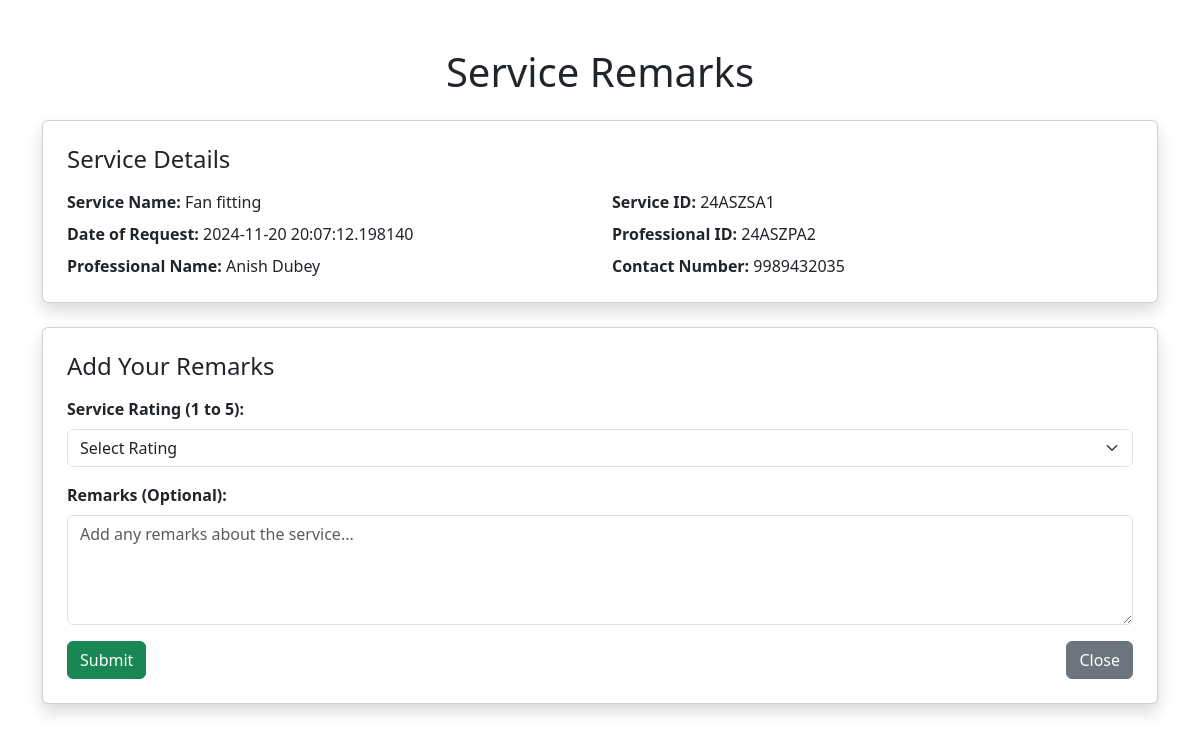
Screenshot of /Customer/rating/24ASZBA1 with the database file from the repository.
### models.py (models this page shows, shortened)
class Service(db.Model):
    __tablename__ = 'Service'
    service_id = db.Column(db.String(50), primary_key=True)
    service_name = db.Column(db.String(100), nullable=False, unique=True)
    service_description = db.Column(db.String(200), nullable=False)
    base_price = db.Column(db.Integer(), nullable=False)
    category_id = db.Column(db.String(50), db.ForeignKey('Category.category_id'), nullable=False)
    requests = db.relationship('ServiceBooked', backref='service', lazy=True)

class Professional(db.Model):
    __tablename__ = 'Professional'
    professional_id = db.Column(db.String(50),db.ForeignKey('Credential.user_id'), primary_key=True, )
    username=db.Column(db.String(50), nullable=False)
    full_name = db.Column(db.String(50), nullable=False)
    experience = db.Column(db.String(50), nullable=False)
    contact_number = db.Column(db.String(15), nullable=True)
    service_name = db.Column(db.String(100), nullable=False)
    service_id=db.Column(db.String(50),nullable=False)
    document = db.Column(db.Text, nullable=False)
    address = db.Column(db.String(200), nullable=False)
    pin = db.Column(db.Integer(), nullable=False)
    status = db.Column(db.String(10), default='active')
    registration_date = db.Column(db.DateTime, default=datetime.utcnow)
    services_booked = db.relationship('ServiceBooked', backref='professional', lazy=True)

### routes.py (the view, shortened to what this page needs)
@app.route("/Customer/rating/<booking_id>", methods=['POST', 'GET'])
def professional_rating(booking_id):
    service_request = db.session.query(
        ServiceBooked.booking_id,
        Service.service_name,
        Service.service_id,
        Professional.professional_id,
        ServiceBooked.request_date,
        Professional.full_name.label("professional_name"),
        Professional.contact_number
    ).join(Service, ServiceBooked.service_id == Service.service_id) \
     .outerjoin(Professional, ServiceBooked.professional_id == Professional.professional_id) \
     .filter(ServiceBooked.booking_id == booking_id).first()
    if not service_request:
        flash("Service request not found.", "danger")
        return redirect(url_for('customer_home'))
    return render_template("Customer/rating.html", service_request=service_request)

### templates/Customer/rating.html (shortened to what this page needs)
<!DOCTYPE html>
<html lang="en">
<head>
  <link rel="stylesheet" href="https://cdn.jsdelivr.net/npm/bootstrap@5.3.0/dist/css/bootstrap.min.css">
</head>
<body>
  <div class="container mt-5">
    <h1 class="text-center mb-4">Service Remarks</h1>
    <div class="card shadow p-4 mb-4">
      <h4 class="card-title mb-3">Service Details</h4>
      <div class="row mb-2">
        <div class="col-md-6">
          <strong>Service Name:</strong> <span>{{ service_request.service_name }}</span>
        </div>
        <div class="col-md-6">
          <strong>Service ID:</strong> <span>{{ service_request.service_id }}</span>
        </div>
      </div>
      <div class="row mb-2">
        <div class="col-md-6">
          <strong>Date of Request:</strong> <span>{{ service_request.request_date }}</span>
        </div>
        <div class="col-md-6">
          <strong>Professional ID:</strong> <span>{{ service_request.professional_id }}</span>
        </div>
      </div>
      <div class="row">
        <div class="col-md-6">
          <strong>Professional Name:</strong> <span>{{ service_request.professional_name }}</span>
        </div>
        <div class="col-md-6">
          <strong>Contact Number:</strong> <span>{{ service_request.contact_number }}</span>
        </div>
      </div>
    </div>
    <form method="POST" action="{{ url_for('professional_rating', booking_id=service_request.booking_id) }}">
        <div class="card shadow p-4">
        <h4 class="card-title mb-3">Add Your Remarks</h4>
        <div class="mb-3">
          <label for="serviceRating" class="form-label"><strong>Service Rating (1 to 5):</strong></label>
          <select class="form-select" id="serviceRating" name="service_rating" required>
            <option value="" disabled selected>Select Rating</option>
          </select>
        </div>
        <div class="mb-3">
          <label for="serviceRemarks" class="form-label"><strong>Remarks (Optional):</strong></label>
          <textarea class="form-control" id="serviceRemarks" name="service_remarks" rows="4" placeholder="Add any remarks about the service..."></textarea>
        </div>
        <div class="d-flex justify-content-between">
          <button type="submit" class="btn btn-success">Submit</button>
          <a href="{{ url_for('customer_home') }}" class="btn btn-secondary">Close</a>
        </div>
      </div>
    </form>
  </div>
</body>
</html>

### rows the page displays
Service: service_name "Fan fitting", service_id "24ASZSA1"
Professional: professional_id "24ASZPA2", professional_name "Anish Dubey", contact_number "9989432035"

### other values shown
{{ service_request.request_date }} "2024-11-20 20:07:12.198140"
